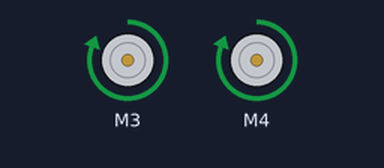
Simulated run of this sketch. Board: Arduino Uno, built with avr-gcc and run on an emulated ATmega328P. On the bench: 2 × DC motor (green arrow = forward, orange = backward, longer = faster). What the sketch prints to the serial monitor is not drawn.

Above: at 0.1 s.
At 10.1 s:
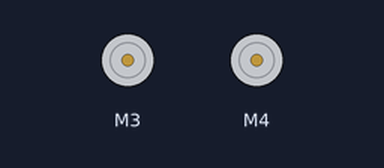
Timing chart, 0 to 11.6 s (numbered marks = the images above):
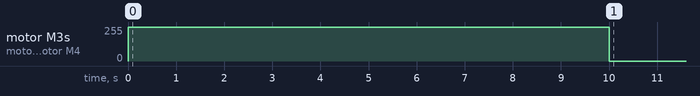

The sketch:

motor_test.ino
```cpp
#include <AFMotor.h>


AF_DCMotor motorL(3, MOTOR34_64KHZ);
AF_DCMotor motorR(4, MOTOR34_64KHZ);
boolean stop = false;
void setup() {
  // put your setup code here, to run once:
  Serial.begin(9600);
  Serial.println("Motor test!");
  motorL.setSpeed(255);
  motorR.setSpeed(255);
}

void loop() {
  // put your main code here, to run repeatedly:

  if(stop == true){
    motorL.run(RELEASE);
    motorR.run(RELEASE);
    delay(1000);
  }
  else{
    motorL.run(FORWARD);
    motorR.run(FORWARD);
    delay(10000);
    stop = true;
  }


}
```

Measured:
- by itself, motor M3, motor M4: stopped → forward 255/255 at 0.00 s, → stopped 10.0 s later
